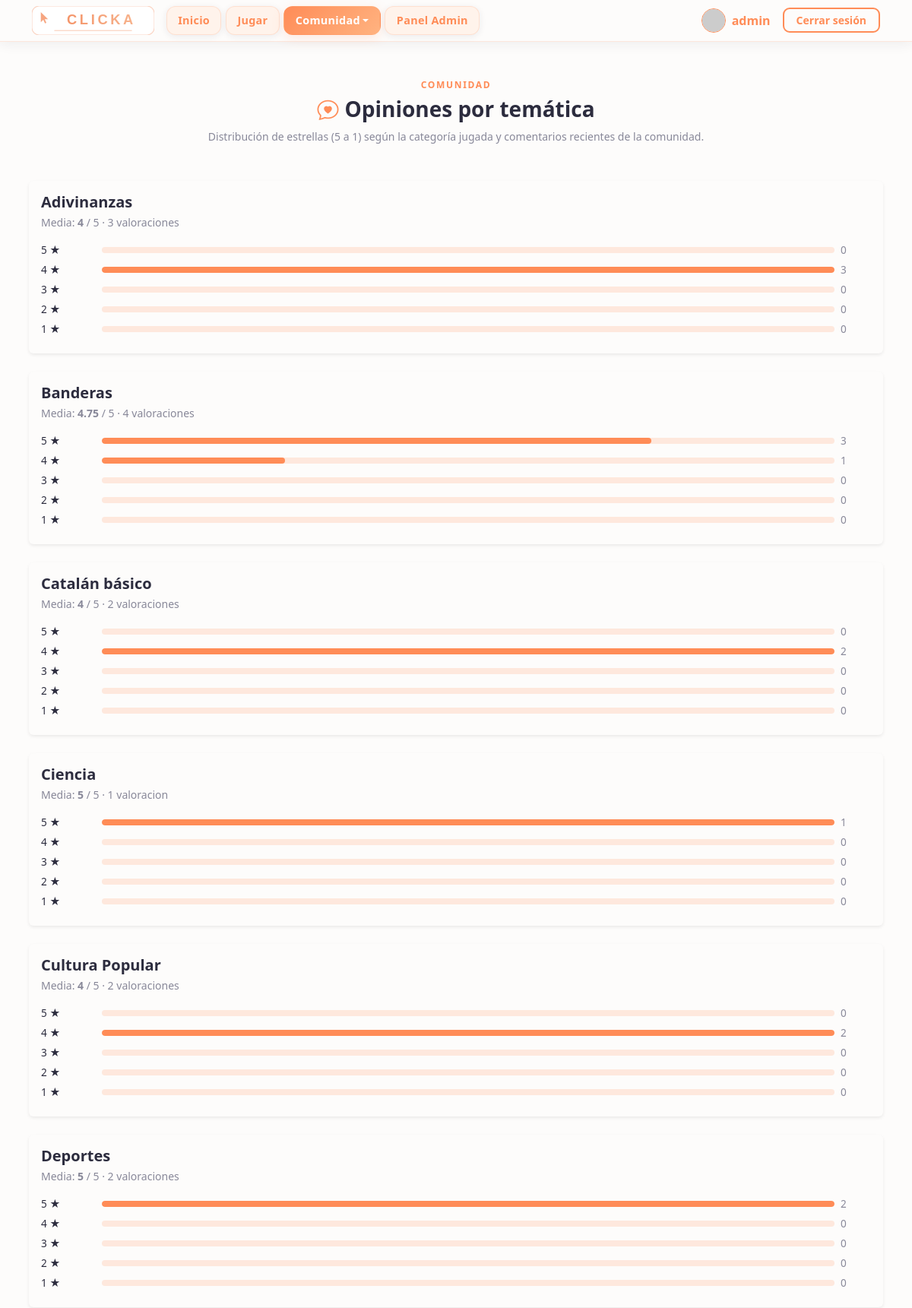
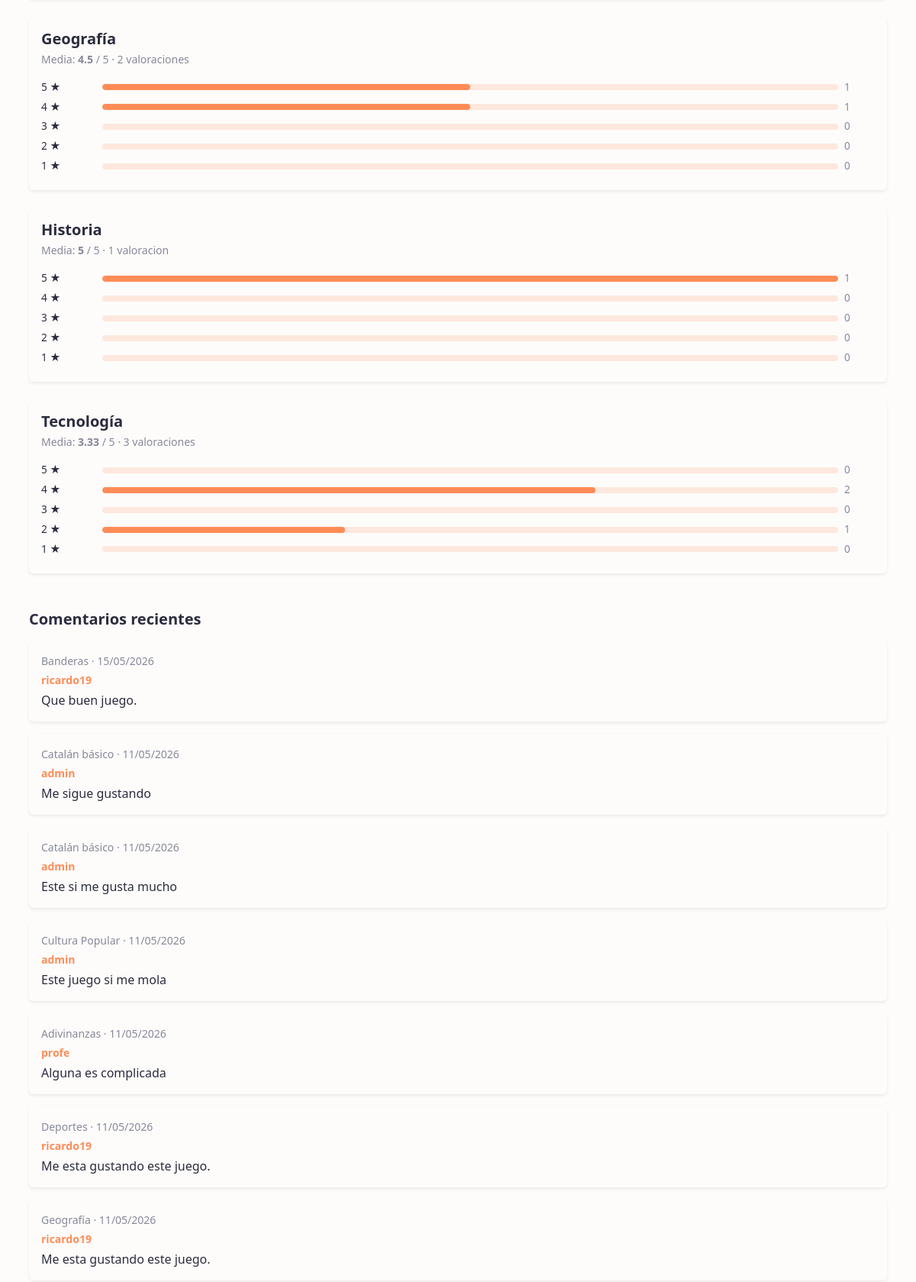
The page /pages/opiniones.php (signed in, upper part) on the database its author committed (2 pictures, top to bottom).
### tables this page shows
CREATE TABLE app_feedback (
            id INTEGER PRIMARY KEY AUTOINCREMENT,
            usuario_id INTEGER NULL,
            estrellas INTEGER NULL,
            comentario TEXT NULL,
            tema TEXT NULL,
            created_at TEXT NOT NULL DEFAULT CURRENT_TIMESTAMP
        );

CREATE TABLE usuarios (
    id INTEGER PRIMARY KEY AUTOINCREMENT,
    username TEXT NOT NULL UNIQUE,
    password_hash TEXT NOT NULL,
    rol TEXT NOT NULL DEFAULT 'jugador',
    puntos INTEGER NOT NULL DEFAULT 0,
    created_at TEXT NOT NULL DEFAULT CURRENT_TIMESTAMP
, foto TEXT DEFAULT 'default.png', nombre_usuario TEXT NOT NULL);

### includes/db.php (called while the page is built, shortened)
<?php
try {
    $db = new SQLite3(DB_PATH);
    $db->enableExceptions(true);
    $db->busyTimeout(60000);
    $db->exec('PRAGMA foreign_keys = ON;');
    clicka_migrate_usuarios_public_name($db);
} catch (Throwable $e) {
    if (strpos($_SERVER['HTTP_ACCEPT'] ?? '', 'application/json') !== false ||
        strpos($_SERVER['REQUEST_URI'] ?? '', '/api/') !== false) {
        header('Content-Type: application/json; charset=utf-8');
        http_response_code(500);
        echo json_encode(['error' => 'Database connection failed'], JSON_UNESCAPED_UNICODE);
        exit;
    }
    die("Error de conexión a la base de datos.");
}
function clicka_migrate_usuarios_public_name(SQLite3 $db): void
{
    $hasColumn = false;
    $info = $db->query('PRAGMA table_info(usuarios)');
    while ($row = $info->fetchArray(SQLITE3_ASSOC)) {
        if (($row['name'] ?? '') === 'nombre_usuario') {
            $hasColumn = true;
            break;
        }
    }
    if ($hasColumn) {
        return;
    }
}

### pages/opiniones.php (the view, shortened to what this page needs)
<?php
require_once dirname(__DIR__) . '/includes/db.php';
$byTema       = [];
$recent       = [];
$tableMissing = false;
try {
    $exists = (int) $db->querySingle("SELECT 1 FROM sqlite_master WHERE type='table' AND name='app_feedback' LIMIT 1");
    if ($exists !== 1) {
        $tableMissing = true;
    } else {
        $res = $db->query(
            "SELECT tema, estrellas, COUNT(*) AS c
             FROM app_feedback
             WHERE tema IS NOT NULL AND TRIM(tema) != ''
               AND estrellas BETWEEN 1 AND 5
             GROUP BY tema, estrellas"
        );
        while ($row = $res->fetchArray(SQLITE3_ASSOC)) {
            $t = (string) $row['tema'];
            $s = (int) $row['estrellas'];
            if (!isset($byTema[$t])) {
                $byTema[$t] = [1 => 0, 2 => 0, 3 => 0, 4 => 0, 5 => 0];
            }
            $byTema[$t][$s] = (int) $row['c'];
        }
        ksort($byTema, SORT_NATURAL | SORT_FLAG_CASE);
        $res2 = $db->query(
            "SELECT f.tema, f.comentario, f.created_at, u.nombre_usuario
             FROM app_feedback f
             LEFT JOIN usuarios u ON u.id = f.usuario_id
             WHERE f.comentario IS NOT NULL AND LENGTH(TRIM(f.comentario)) > 0
             ORDER BY f.id DESC
             LIMIT 40"
        );
        while ($row = $res2->fetchArray(SQLITE3_ASSOC)) {
            $recent[] = $row;
        }
    }
} catch (Throwable) {
    $tableMissing = true;
}
?>
<!DOCTYPE html>
<html lang="es">
<head>
  <?php include '../includes/head.php'; ?>
</head>
<body>
  <?php include '../includes/menu.php'; ?>
  <main class="container py-4 py-md-5 px-3 px-md-2">
    <div class="text-center mb-4 mb-md-5">
      <p class="section-eyebrow">Comunidad</p>
      <h1 class="h3 fw-bold" style="color:var(--clika-text)">
        <i class="bi bi-chat-heart me-2" style="color:var(--clika-primary)"></i>Opiniones por temática
      </h1>
      <p class="text-muted mb-0 small">Distribución de estrellas (5 a 1) según la categoría jugada y comentarios recientes de la comunidad.</p>
    </div>
    <?php if ($tableMissing): ?>
      <div class="alert alert-secondary" role="alert">Aún no hay datos de valoración disponibles.</div>
    <?php elseif ($byTema === [] && $recent === []): ?>
      <div class="alert alert-info" role="alert">Cuando los jugadores registrados envíen valoraciones, aparecerán aquí.</div>
    <?php else: ?>
      <?php foreach ($byTema as $nombreTema => $counts): ?>
        <?php
        $total = array_sum($counts);
        $sum   = 0;
        for ($st = 1; $st <= 5; $st++) {
            $sum += $st * $counts[$st];
        }
        $avg = $total > 0 ? round($sum / $total, 2) : 0;
        ?>
        <section class="card border-0 shadow-sm mb-4">
          <div class="card-body">
            <h2 class="h5 fw-bold mb-1"><?php echo htmlspecialchars($nombreTema); ?></h2>
            <p class="small text-muted mb-3">Media: <strong><?php echo htmlspecialchars((string) $avg); ?></strong> / 5 · <?php echo (int) $total; ?> valoracion<?php echo $total === 1 ? '' : 'es'; ?></p>
            <?php for ($st = 5; $st >= 1; $st--): ?>
              <?php
              $n   = $counts[$st];
              $pct = $total > 0 ? round(100 * $n / $total) : 0;
              ?>
              <div class="opinion-star-row">
                <span class="text-nowrap" style="width:4.5rem"><?php echo $st; ?> ★</span>
                <div class="opinion-star-bar"><i style="width:<?php echo (int) $pct; ?>%"></i></div>
                <span class="text-muted text-nowrap" style="width:2.5rem"><?php echo (int) $n; ?></span>
              </div>
            <?php endfor; ?>
          </div>
        </section>
      <?php endforeach; ?>
      <?php if ($recent !== []): ?>
        <h2 class="h5 fw-bold mt-5 mb-3">Comentarios recientes</h2>
        <ul class="list-unstyled">
          <?php foreach ($recent as $r): ?>
            <li class="card border-0 shadow-sm mb-3">
              <div class="card-body">
                <p class="small text-muted mb-1">
                  <?php echo htmlspecialchars((string) $r['tema']); ?>
                  <?php if (!empty($r['created_at'])): ?>
                    <?php
                    $rawAt = (string) $r['created_at'];
                    $ts    = strtotime($rawAt);
                    $isoDate = $ts !== false ? date('Y-m-d', $ts) : preg_replace('/\s.*$/', '', $rawAt);
                    $label = $ts !== false
                        ? date('d/m/Y', $ts)
                        : htmlspecialchars(preg_replace('/\s.*$/', '', $rawAt));
                    ?>
                    · <time datetime="<?php echo htmlspecialchars($isoDate); ?>"><?php echo $label; ?></time>
                  <?php endif; ?>
                </p>
                <p class="small fw-semibold text-primary mb-1">
                  <?php echo htmlspecialchars((string) ($r['nombre_usuario'] ?? 'Jugador')); ?>
                </p>
                <p class="mb-0"><?php echo nl2br(htmlspecialchars((string) $r['comentario'])); ?></p>
              </div>
            </li>
          <?php endforeach; ?>
        </ul>
      <?php endif; ?>
    <?php endif; ?>
  </main>
  <?php include '../includes/foot.php'; ?>
</body>
</html>

### assets/css/styles.css (style rules this page uses)
:root { --clika-bg: #FDFCFB; --clika-card-bg: #FFFFFF; --clika-surface: #FFF3EB; --clika-primary: #FF8C57; --clika-primary-hover: #F07040; --clika-accent: #FFB380; --clika-text: #2C2C3E; --clika-muted: #888899; --clika-border: rgba(255, 140, 87, 0.18); --clika-border-strong: rgba(255, 140, 87, 0.38); --clika-shadow: rgba(255, 140, 87, 0.18); --clika-shadow-dark: rgba(44, 44, 62, 0.08); --font-heading: ui-sans-serif, system-ui, -apple-system, 'Segoe UI', Roboto, 'Helvetica Neue', Arial, sans-serif; --font-body: ui-sans-serif, system-ui, -apple-system, 'Segoe UI', Roboto, 'Helvetica Neue', Arial, sans-serif; --bs-body-bg: var(--clika-bg); --bs-body-color: var(--clika-text); --bs-primary: var(--clika-primary); --bs-primary-rgb: 255, 140, 87; }
*, *::before, *::after { box-sizing: border-box; }
body { background-color: var(--clika-bg); color: var(--clika-text); font-family: var(--font-body); min-height: 100vh; display: flex; flex-direction: column; }
main { flex: 1 0 auto; }
h1, h2, h3, h4, h5, h6, .navbar-brand { font-family: var(--font-heading); }
.text-primary { color: var(--clika-primary) !important; }
.text-muted { color: var(--clika-muted) !important; }
.section-eyebrow { font-size: .75rem; font-weight: 700; letter-spacing: .14em; text-transform: uppercase; color: var(--clika-primary); margin-bottom: .4rem; }

### pages/opiniones.php (style rules this page uses)
.opinion-star-row { display: flex; align-items: center; gap: .5rem; margin-bottom: .35rem; font-size: .85rem; }
.opinion-star-bar { flex: 1; height: 8px; background: var(--clika-border, #e8e8e8); border-radius: 4px; overflow: hidden; min-width: 40px; }
.opinion-star-bar > i { display: block; height: 100%; background: var(--clika-primary, #5b8def); border-radius: 4px; }

### rows shown on the page
app_feedback: tema "Banderas", created_at "15/05/2026", usuario.nombre_usuario "ricardo19", comentario "Que buen juego."
app_feedback: tema "Catalán básico", created_at "11/05/2026", usuario.nombre_usuario "admin", comentario "Me sigue gustando"
app_feedback: tema "Catalán básico", created_at "11/05/2026", usuario.nombre_usuario "admin", comentario "Este si me gusta mucho"
app_feedback: tema "Cultura Popular", created_at "11/05/2026", usuario.nombre_usuario "admin", comentario "Este juego si me mola"
app_feedback: tema "Adivinanzas", created_at "11/05/2026", usuario.nombre_usuario "profe", comentario "Alguna es complicada"
app_feedback: tema "Deportes", created_at "11/05/2026", usuario.nombre_usuario "ricardo19", comentario "Me esta gustando este juego."
app_feedback: tema "Geografía", created_at "11/05/2026", usuario.nombre_usuario "ricardo19", comentario "Me esta gustando este juego."

### other values the page prints
$navName "admin"
$nombreTema "Adivinanzas"
$avg "4"
$total "3"
$n "0"
$n "3"
$nombreTema "Banderas"
$avg "4.75"
$total "4"
$n "1"
$nombreTema "Catalán básico"
$total "2"
$n "2"
$nombreTema "Ciencia"
$avg "5"
